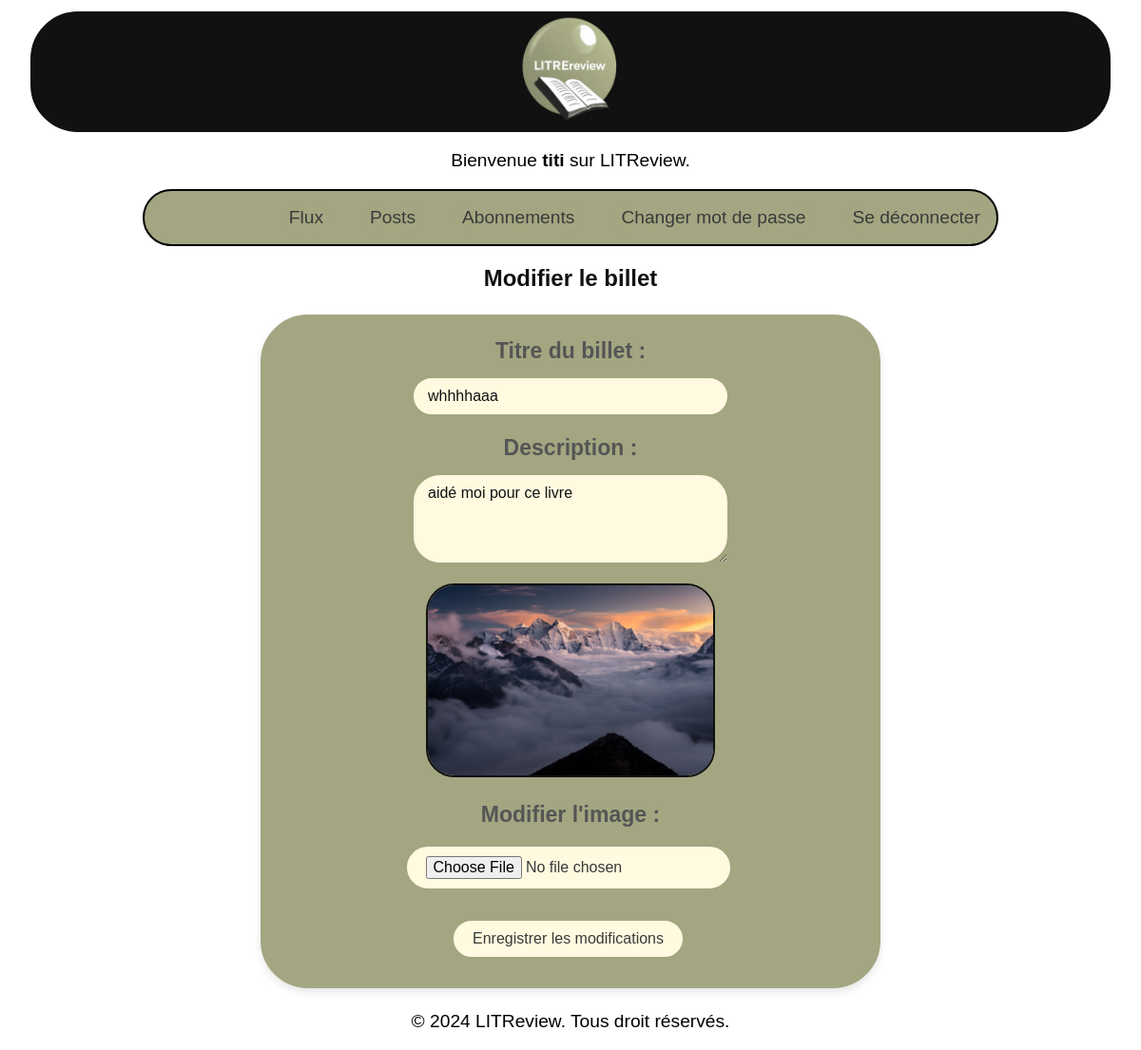
The app's page /edit-ticket/3/edit (signed in) with its own data.
### authentication/models.py (models this page shows, shortened)
class User(AbstractBaseUser):
    username = models.CharField(max_length=100, unique=True)
    USERNAME_FIELD = "username"
    REQUIRED_FIELDS = []
    objects = UserManager()

### LitReview/models.py (models this page shows, shortened)
class Ticket(models.Model):
    title = models.CharField(max_length=128)
    description = models.TextField(max_length=2048, blank=True)
    image = models.ImageField(blank=True, null=True)
    user = models.ForeignKey(
        settings.AUTH_USER_MODEL,
        on_delete=models.CASCADE)
    time_created = models.DateTimeField(auto_now_add=True)

### LitReview/views.py (the view, shortened to what this page needs)
@login_required
def edit_ticket(request, ticket_id):
    ticket = get_object_or_404(Ticket, id=ticket_id, user=request.user)
    edit_form = TicketForm(instance=ticket)
    context = {
        "edit_form": edit_form,
        "ticket": ticket,
    }
    return render(request, "LitReview/edit_ticket.html", context=context)

### LitReview/forms.py
class TicketForm(forms.ModelForm):
    class Meta:
        model = Ticket
        fields = ["title", "description", "image"]

### LitReview/templates/LitReview/edit_ticket.html (shortened to what this page needs)
{% extends 'base.html' %}
{% block content %}
    <h2 class="form-title">Modifier le billet</h2>
    <form enctype="multipart/form-data" method="post" action="" class="edit-ticket-form">
        <div class="form-group">
            <label for="title" class="form-label">Titre du billet :</label>
            <input type="text" id="title" name="title" value="{{ ticket.title }}" required aria-required="true" class="form-input">
        </div>
        <div class="form-group">
            <label for="description" class="form-label">Description :</label>
            <textarea id="description" name="description" rows="4" class="form-textarea">{{ ticket.description }}</textarea>
        </div>
        {% if ticket.image %}
            <div class="form-group image-preview">
                <img src="{{ ticket.image.url }}" alt="Image associée au ticket {{ ticket.title }}" class="ticket-image">
            </div>
        {% endif %}
        <div class="form-group">
            <label for="image" class="form-label">Modifier l'image :</label>
            <input type="file" id="image" name="image" class="form-file-input">
        </div>
        <div class="form-actions">
            <button type="submit" name="edit_ticket" class="submit-button">Enregistrer les modifications</button>
        </div>
    </form>
{% endblock %}

### templates/base.html (shortened to what this page needs)
{% load static %}
<!DOCTYPE html>
<html lang="fr">
<head>
    <link rel="stylesheet" type="text/css" href="{% static '\css\style .css' %}">
    <link rel="stylesheet" href="https://cdnjs.cloudflare.com/ajax/libs/font-awesome/5.15.3/css/all.min.css">
</head>
<body>
    <header>
        <div class="title">
            <img id="icon" src="{% static 'favicon_io\android-chrome-512x512.png' %}" alt="logo LITReview">
        </div>
        {% if user.is_authenticated %}
        <p>Bienvenue <strong>{{ user.username }}</strong> sur LITReview.</p>
        <nav aria-label="Navigation principale">
            <div class="link_input_connect">
                <a class="flux_link" href="{% url 'home' %}" role="button">Flux</a>
                <a class="posts_link" href="{% url 'my_posts' %}" role="button">Posts</a>
                <a class="followers_link" href="{% url 'followers' %}" role="button">Abonnements</a>
                <a class="password_link" href="{% url 'password_change' %}" role="button">Changer mot de passe</a>
                <form method="POST" action="{% url 'logout' %}">
                    <a href="#" class="logout_link" onclick="if(confirm('Voulez-vous vous déconnecter?'))
                    { this.closest('form').submit(); return false; }" role="button">Se déconnecter</a>
                </form>
            </div>
        </nav>
        {% endif %}
    </header>
    <main>
        {% block content %}{% endblock content %}
    </main>
    <footer>
        <p>&copy; 2024 LITReview. Tous droit réservés.</p>
    </footer>
</body>
</html>

### static/css/style .css (style rules this page uses)
body { font-family: Arial, sans-serif; text-align: center; font-size: larger; }
.title { align-self: center; border: 2px solid #111111; margin: 1% 2% 0% 2%; background-color: #111111; border-radius: 50px; }
#icon { margin: 0; padding: 0.2%; width: 10%; border-radius: 5px; }
img { width: 300px; margin-bottom: 1%; border-radius: 10px; }
.link_input_connect { display: flex; flex-direction: row; gap: 15px; border-radius: 30px; border: 2px solid; margin: 0 12% 0.4% 12%; justify-content: flex-end; background-color: #a3a681; align-items: center; }
.ticket_button, .review_button, .flux_link, .posts_link, .followers_link, .password_link, .logout_link { border: 2px solid; border-radius: 30px; background-color: #a3a681; padding: 5px; color: #3a3a3a; margin: 10px; text-decoration: none; border-color: #a3a681; }
.edit-ticket-form { max-width: 600px; margin: 2% auto; padding: 2%; background-color: #f9f9f9; border-radius: 50px; border: 2px solid #a3a681; background-color: #a3a681; box-shadow: 0 4px 8px rgba(0, 0, 0, 0.1); }
.form-title { font-size: 24px; font-weight: bold; text-align: center; color: #111111; margin-bottom: 20px; }
.form-group { margin-bottom: 20px; }
.form-label { font-weight: bold; font-size: larger; color: #111111; display: block; margin-bottom: 5px; }
.form-textarea { resize: vertical; }
.image-preview { text-align: center; margin-bottom: 15px; }
.ticket-image { max-width: 100%; height: auto; border-radius: 30px; border: 2px solid #111111; }
.form-actions { text-align: center; margin-top: 20px; }
.submit-button { font-size: 16px; font-family: Arial, sans-serif; padding: 10px 20px; border-radius: 30px; background-color: #a3a681; color: #3a3a3a; border: 2px solid #a3a681; cursor: pointer; transition: all 0.3s ease; margin: 0 auto; }
input[type="text"], input[type="password"], input[type="email"], input[type="number"], textarea, select { font-family: Arial, sans-serif; font-size: 16px; padding: 10px 15px; border: 2px solid #a3a681; border-radius: 30px; background-color: #fffae0; color: #111111; width: calc(100% - 40px); max-width: 300px; }
input[type="submit"], button[type="submit"], input[type="file"] { font-family: Arial, sans-serif; font-size: 16px; padding: 10px 20px; border: 2px solid #a3a681; border-radius: 30px; background-color: #fffae0; color: #3a3a3a; cursor: pointer; transition: all 0.3s ease; max-width: 300px; margin: 5px 5px 5px 0; }
label { display: inline-block; margin-bottom: 5px; font-weight: bold; color: #111111; }
.signup-form, .password-change-form, .form-group { display: flex; flex-direction: column; gap: 1.5rem; align-self: center; align-items: center; }
.form-group { display: flex; flex-direction: column; gap: 0.5rem; }
.form-group label { font-weight: 600; color: #555; }
.form-actions { margin-top: 1rem; }

### records on screen
User: username "titi"
Ticket: title "whhhhaaa", description "aidé moi pour ce livre", image (picture)
